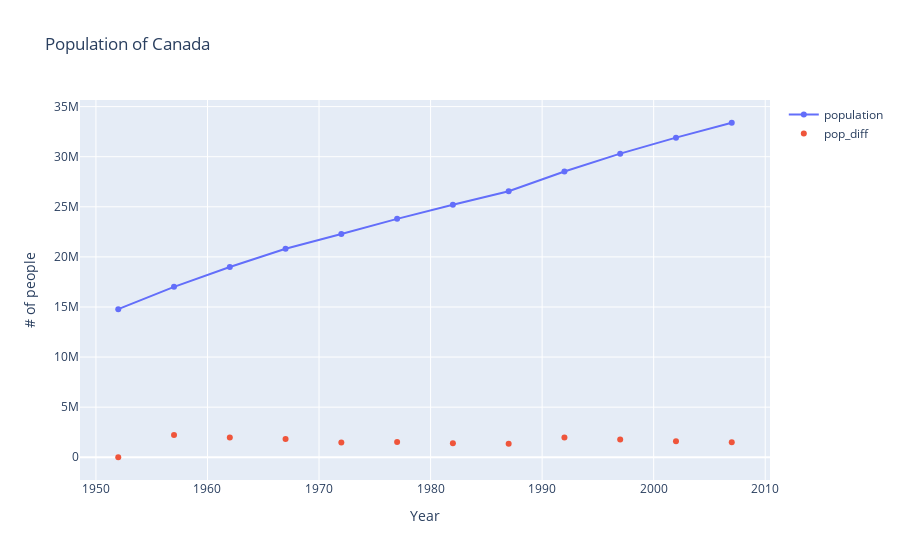

The notebook cell saved with this chart:
### Code cell
fig1 = go.Figure()
fig1.add_trace(
    go.Scatter(x = df_can_year_list, y = df_can_popu_list,
               mode = 'lines+markers',
               name = "population")
)
fig1.add_trace(
    go.Scatter(x = df_can_year_list, y = df_can_pop_diff_list, 
               mode = 'markers',
               name = "pop_diff")
)
fig1.update_layout(
    title = "Population of Canada",
    xaxis_title = 'Year',
    yaxis_title = '# of people')
fig1

### Figure 1 — Plotly figure (JSON) as saved in the notebook; plotly's stock layout.template omitted (floating-point values rounded to 4 significant figures)
{"data": [{"mode": "lines+markers", "name": "population", "type": "scatter", "x": [1952, 1957, 1962, 1967, 1972, 1977, 1982, 1987, 1992, 1997, 2002, 2007], "y": [14785584, 17010154, 18985849, 20819767, 22284500, 23796400, 25201900, 26549700, 28523502, 30305843, 31902268, 33390141]}, {"mode": "markers", "name": "pop_diff", "type": "scatter", "x": [1952, 1957, 1962, 1967, 1972, 1977, 1982, 1987, 1992, 1997, 2002, 2007], "y": [0, 2224570, 1975695, 1833918, 1464733, 1511900, 1405500, 1347800, 1973802, 1782341, 1596425, 1487873]}], "layout": {"autosize": true, "title": {"text": "Population of Canada"}, "xaxis": {"autorange": true, "range": [1949.0, 2010.0], "title": {"text": "Year"}, "type": "linear"}, "yaxis": {"autorange": true, "range": [-2755000.0, 36150000.0], "title": {"text": "# of people"}, "type": "linear"}}}
